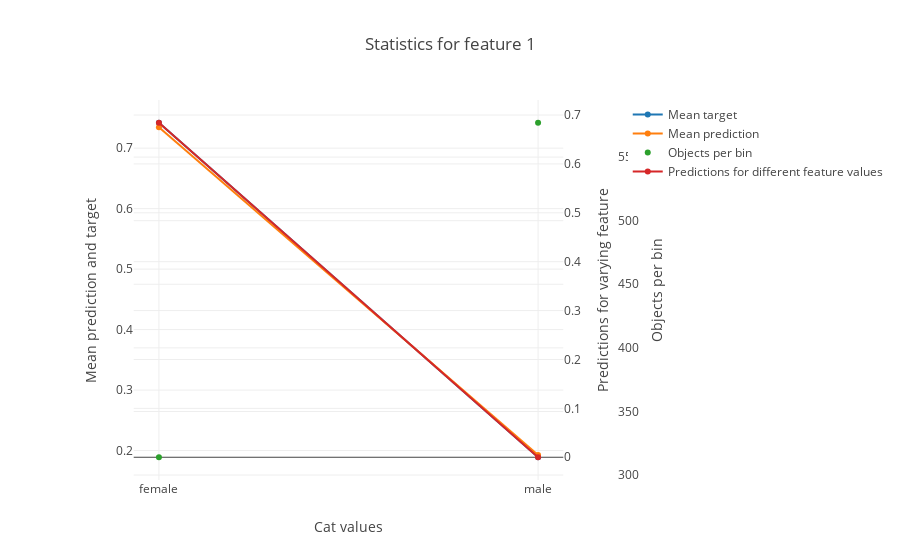

This figure's notebook cell:
### Markdown cell above
#### One-hot feature

### Code cell
feature = 'Sex'
res = model.get_binarized_statistics(titanic_train, titanic_train_target, feature, 
                                     cat_feature_values=['male', 'female'], plot=True)

### Figure 1 — Plotly figure (JSON) as saved in the notebook; plotly's stock layout.template omitted (floating-point values rounded to 4 significant figures)
{"data": [{"mode": "lines+markers", "name": "Mean target", "type": "scatter", "uid": "393d0bfe-ff4d-470b-9d6b-0319aed0f318", "x": ["female", "male"], "xaxis": "x", "y": [0.742, 0.1889], "yaxis": "y"}, {"mode": "lines+markers", "name": "Mean prediction", "type": "scatter", "uid": "a39f3e75-db69-4a6e-9637-53fba36ed273", "x": ["female", "male"], "xaxis": "x", "y": [0.7345, 0.1928], "yaxis": "y"}, {"mode": "markers", "name": "Objects per bin", "type": "scatter", "uid": "2dc15b05-0846-4a6b-955f-7707567d5061", "x": ["female", "male"], "xaxis": "x", "y": [314, 577], "yaxis": "y2"}, {"mode": "lines+markers", "name": "Predictions for different feature values", "type": "scatter", "uid": "df7ce50a-dd39-45d3-8f8c-e682d533ee87", "x": ["female", "male"], "xaxis": "x", "y": [0.6843, 0], "yaxis": "y3"}], "layout": {"title": {"text": "Statistics for feature 1"}, "xaxis": {"domain": [0.1, 0.9], "title": {"text": "Cat values"}}, "yaxis": {"side": "left", "title": {"text": "Mean prediction and target"}}, "yaxis2": {"overlaying": "y", "position": 1, "side": "right", "title": {"text": "Objects per bin"}}, "yaxis3": {"anchor": "x", "overlaying": "y", "position": 1, "side": "right", "title": {"text": "Predictions for varying feature"}}}}
